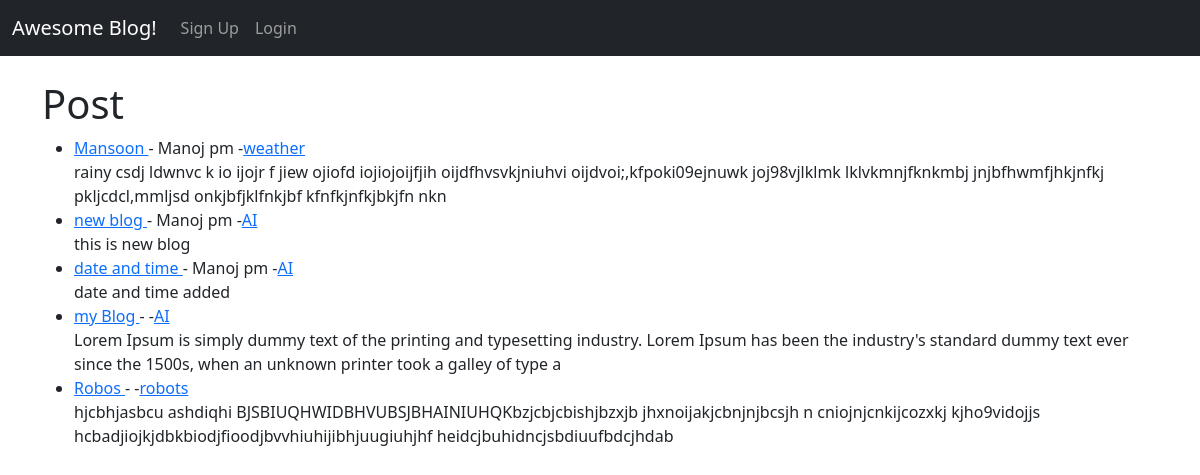
The page / on the database its author committed.
### theblog/models.py (models this page shows, shortened)
class Post(models.Model):
    title = models.CharField(max_length=255)
    title_tag = models.CharField(max_length=255)
    author = models.ForeignKey(User, on_delete= models.CASCADE)
    body = models.TextField()
    post_date = models.DateField(auto_now_add = True)
    category = models.CharField(max_length=255,default='AI')
    likes = models.ManyToManyField(User, related_name='blog_post')

### theblog/views.py (the view)
# urls.py: path('',HomeView.as_view(), name="home"),
class HomeView(ListView):
    model = Post
    template_name = 'home.html'
    ordering = ['-post_date']

### theblog/templates/home.html (shortened to what this page needs)
{% extends "base.html" %}
{% block  content %}
      <h1> Post </h1>
      <ul>
      {% for post in object_list %}
      <li>
      <a href="{% url 'article-detail' post.pk %}"> {{ post.title}} </a> -
            {{ post.author.first_name}} {{ post.author.last_name}} -<a href="{% url 'category' post.category|slugify %} ">{{ post.category }} </a> <br>
            {{ post.body|slice:"200" }}
      </li>
      {% endfor %}
      </ul>
{% endblock %}

### theblog/templates/base.html (shortened to what this page needs)
<!doctype html>
<html lang="en">
  <head>
    <link href="https://cdn.jsdelivr.net/npm/bootstrap@5.3.3/dist/css/bootstrap.min.css" rel="stylesheet">
  </head>
  <body>
    <nav class="navbar navbar-expand-lg navbar-dark bg-dark">
        <div class="container-fluid">
          <a class="navbar-brand" href="{% url 'home' %}">Awesome Blog!</a>
          <div class="collapse navbar-collapse" id="navbarSupportedContent">
            <ul class="navbar-nav me-auto mb-2 mb-lg-0">
              {% if user.is_authenticated %}
                <li class="nav-item">
                  <a class="nav-link" href=" {% url 'add_post' %}">Add Post</a>
                </li>
                <li class="nav-item">
                  <a class="nav-link" href=" {% url 'add_category' %}">Add Category</a>
                </li>
                <li class="nav-item">
                  {% comment %} <a class="nav-link" href=" {% url 'logout' %}">Logout</a> {% endcomment %}
                  <form method="post" action="{% url 'logout' %}">
                    {% csrf_token %}
                    <button class="nav-link" type="submit">logout</button>
                </form>
                </li>
              {% else %}
                <li class="nav-item">
                  <a class="nav-link" href=" {% url 'register' %}">Sign Up</a>
                </li>
                <li class="nav-item">
                  <a class="nav-link" href=" {% url 'login' %}">Login</a>
                </li>
              {% endif %}
            </ul>
          </div>
        </div>
      </nav>
    <br>
    <div class="container">
        {% block  content %}
        {% endblock  %}
    </div>
  </body>
</html>

### rows shown on the page
Post: title "Mansoon", author.first_name "Manoj", author.last_name "pm", category "weather", body "rainy csdj ldwnvc k io ijojr f jiew ojiofd iojiojoijfjih oijdfhvsvkjniuhvi oijdvoi;,kfpoki09ejnuwk joj98vjlklmk lklvkmnjfknkmbj jnjbfhwmfjhkjnfkj pkljcdcl,mmljsd onkjbfjklfnkjbf kfnfkjnfkjbkjfn nkn"
Post: title "new blog", author.first_name "Manoj", author.last_name "pm", category "AI", body "this is new blog"
Post: title "date and time", author.first_name "Manoj", author.last_name "pm", category "AI", body "date and time added"
Post: title "my Blog", category "AI", body "Lorem Ipsum is simply dummy text of the printing and typesetting industry. Lorem Ipsum has been the industry's standard dummy text ever since the 1500s, when an unknown printer took a galley of type a"
Post: title "Robos", category "robots", body "hjcbhjasbcu ashdiqhi BJSBIUQHWIDBHVUBSJBHAINIUHQKbzjcbjcbishjbzxjb jhxnoijakjcbnjnjbcsjh n cniojnjcnkijcozxkj kjho9vidojjs hcbadjiojkjdbkbiodjfioodjbvvhiuhijibhjuugiuhjhf heidcjbuhidncjsbdiuufbdcjhdab"
